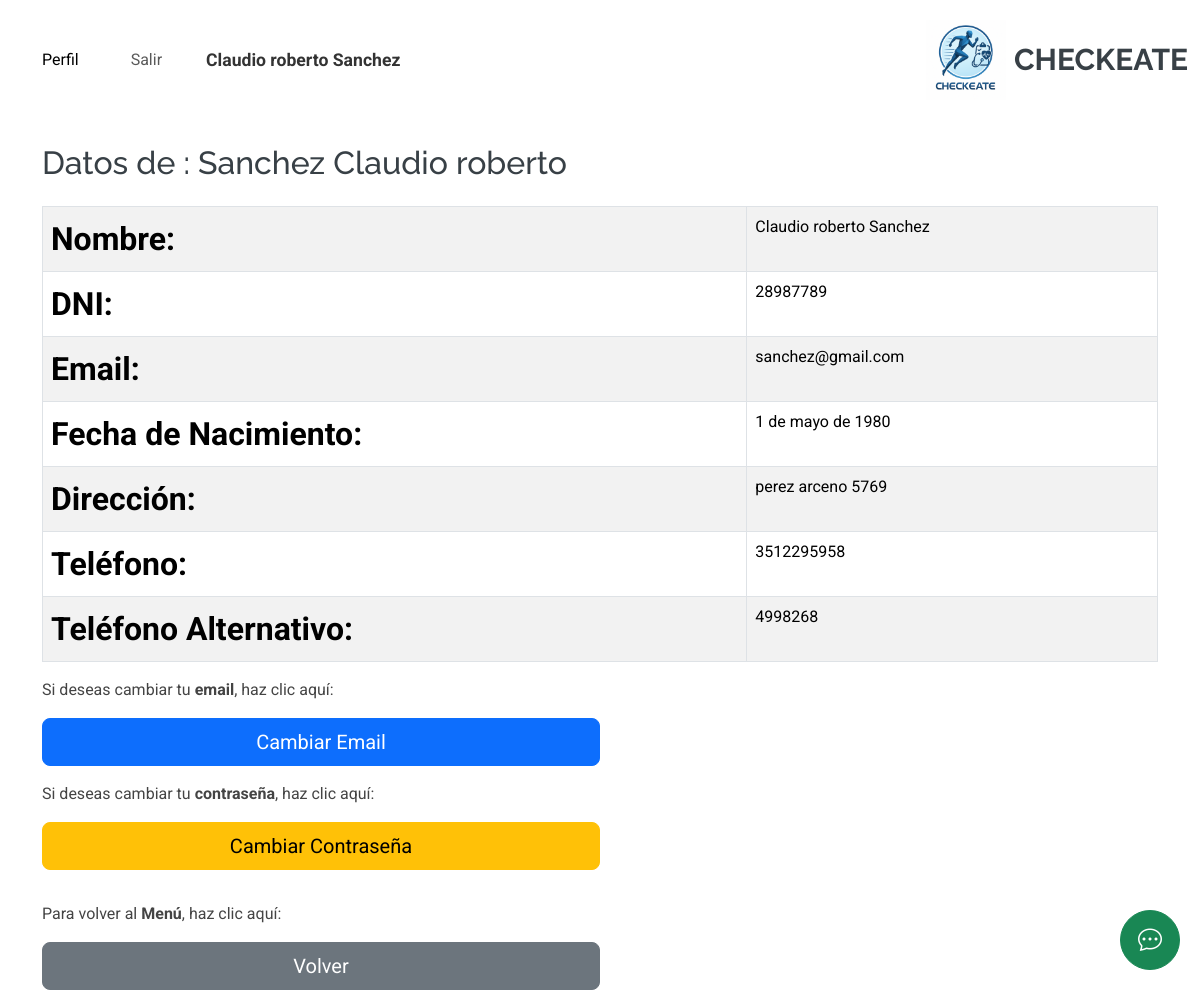
Page /persona/perfil/ (signed in) on the committed database.
### account/models.py (models this page shows, shortened)
class Profile(models.Model):
    user = models.ForeignKey(settings.AUTH_USER_MODEL, on_delete=models.CASCADE)  # Permitir múltiples perfiles para un usuario
    nombre = models.CharField(max_length=30, blank=True, null=True)
    apellido = models.CharField(max_length=30, blank=True, null=True)
    dni = models.CharField(max_length=15, blank=True, null=True)
    fecha_nacimiento = models.DateField(blank=True, null=True)
    email = models.EmailField(max_length=254)  # Eliminar unique=True para permitir múltiples perfiles con el mismo email
    rol = models.CharField(
        max_length=20,
        choices=[
            ('jugador', 'Jugador'),
            ('medico', 'Médico'),
            ('representante', 'Representante'),
            ('colegio' , 'Colegio'),
            ('estudiante', 'Estudiante'),
        ],
        default='jugador'
    )
    class Meta:
        unique_together = ('user', 'rol')  # Garantiza que un usuario solo tenga un perfil por rol

### persona/models.py (models this page shows, shortened)
class Persona(models.Model):
    profile = models.OneToOneField(Profile, on_delete=models.CASCADE)
    direccion = models.CharField(max_length=255, blank=True, null=True)
    telefono = models.CharField(max_length=15, blank=True, null=True)
    telefono_alternativo = models.CharField(max_length=15, blank=True, null=True)

### persona/views.py (the view)
# urls.py: path('perfil/', views.perfil, name='perfil'),
@login_required
def perfil(request):
    profile_id = request.session.get("user_profile_id")
    profile = Profile.objects.filter(id=profile_id).first()
    if not profile:
        return HttpResponse("No se pudo cargar el perfil.", status=404)
    persona = getattr(profile, 'persona', None)
    jugador = getattr(persona, 'jugador', None) if persona else None
    return render(request, 'persona/perfil.html', {
        'profile': profile,
        'persona': persona,
        'jugador': jugador,
    })

### persona/templates/persona/perfil.html
{% extends 'core/base.html' %}
{% block content %}
    <div class="container mt-4">
        <h2 class="mb-4">Datos de :  {{ profile.apellido }}  {{ profile.nombre }} </h2>
        <div class="table-responsive">
            <table class="table table-bordered table-striped">
                <tbody>
                    <tr>
                        <th>Nombre:</th>
                        <td>{{ profile.nombre }} {{ profile.apellido }}</td>
                    </tr>
                    <tr>
                        <th>DNI:</th>
                        <td>{{ profile.dni }}</td>
                    </tr>
                    <tr>
                        <th>Email:</th>
                        <td>{{ profile.email }}</td>
                    </tr>
                    <tr>
                        <th>Fecha de Nacimiento:</th>
                        <td>{{ profile.fecha_nacimiento }}</td>
                    </tr>
                    <tr>
                        <th>Dirección:</th>
                        <td>{{ persona.direccion }}</td>
                    </tr>
                    <tr>
                        <th>Teléfono:</th>
                        <td>{{ persona.telefono }}</td>
                    </tr>
                    <tr>
                        <th>Teléfono Alternativo:</th>
                        <td>{{ persona.telefono_alternativo }}</td>
                    </tr>
                </tbody>
            </table>
        </div>
        <div class="d-flex flex-column align-items-start">
            <p>Si deseas cambiar tu <strong>email</strong>, haz clic aquí:</p>
            <a href="{% url 'modificar_email' %}" class="btn btn-primary btn-lg mb-3 w-50">Cambiar Email</a>
            <p>Si deseas cambiar tu <strong>contraseña</strong>, haz clic aquí:</p>
            <a href="{% url 'modificar_contrasena' %}" class="btn btn-warning btn-lg w-50 mb-3">Cambiar Contraseña</a>
        </div>
        <div class="mt-3">
            <p>Para volver al <strong>Menú</strong>, haz clic aquí:</p>
            {% if profile.rol == 'jugador' %}
                <a href="{% url 'menu_jugador' %}" class="btn btn-secondary btn-lg w-50">Volver</a>
            {% elif profile.rol == 'medico' %}
                <a href="{% url 'medico_home' %}" class="btn btn-secondary btn-lg w-50">Volver</a>
            {% elif profile.rol == 'representante' %}
                <a href="{% url 'representante_home' %}" class="btn btn-secondary btn-lg w-50">Volver</a>
            {% else %}
                <a href="{% url 'menu_jugador' %}" class="btn btn-secondary btn-lg w-50">Volver</a>
            {% endif %}
        </div>
    </div>
{% endblock %}

### core/templates/core/base.html (shortened to what this page needs)
<!DOCTYPE html>
<html lang="en">
<head>
    {% load static %}
    <link rel="stylesheet" href="https://cdnjs.cloudflare.com/ajax/libs/font-awesome/5.15.4/css/all.min.css">
    <link href="https://cdn.jsdelivr.net/npm/bootstrap@5.3.0-alpha1/dist/css/bootstrap.min.css" rel="stylesheet">
    <link href="{% static 'core/vendor/bootstrap/css/bootstrap.min.css' %}" rel="stylesheet">
    <link href="{% static 'core/vendor/bootstrap-icons/bootstrap-icons.css' %}" rel="stylesheet">
    <link href="{% static 'core/vendor/aos/aos.css' %}" rel="stylesheet">
    <link href="{% static 'core/vendor/glightbox/css/glightbox.min.css' %}" rel="stylesheet">
    <link href="{% static 'core/vendor/swiper/swiper-bundle.min.css' %}" rel="stylesheet">
    <link href="{% static 'core/css/main.css' %}" rel="stylesheet">
</head>
<body class="index-page">
  {% if request.path != '/account/login/' and request.path != '/account/register/' and request.path != '/account/register_alumnos/' %}
    <header id="header" class="header d-flex align-items-center sticky-top">
        <div class="container-fluid position-relative d-flex align-items-center justify-content-between">
                <a href="{% url 'home' %}" class="logo d-flex align-items-center me-auto me-xl-0">
                    <img src="{% static 'core/img/milogo3.png' %}" alt="Logo"  >
                    <h1 class="sitename" >CHECKEATE</h1>
                </a>
                <nav id="navmenu" class="navbar navbar-expand-lg navbar-light bg-white">
                    <div class="container-fluid">
                        <div class="collapse navbar-collapse" id="navbarNav">
                            <ul class="navbar-nav ms-auto align-items-center">
                                {% if request.path != '/account/login/' %}
                                    {% if user.is_authenticated %}
                                        <li class="nav-item me-3">
                                            <a href="{% url 'perfil' %}" class="nav-link active">Perfil</a>
                                        </li>
                                        <li class="nav-item me-3">
                                            <button type="button" class="btn btn-link nav-link" data-bs-toggle="modal" data-bs-target="#logoutModal">
                                                Salir
                                            </button>
                                        </li>
                                        <li class="nav-item">
                                            <span class="navbar-text fw-bold">
                                                {{ profile.nombre }} {{ profile.apellido }}
                                            </span>
                                        </li>
                                        {% if profile.rol == 'jugador' %}
                                            <li class="nav-item me-3">
                                                <a href="{% url 'menu_jugador' %}" class="nav-link"></a>
                                            </li>
                                        {% endif %}
                                    {% else %}
                                        <li class="nav-item me-3">
                                            <a href="{% url 'login' %}" class="nav-link">Iniciar Sesión</a>
                                        </li>
                                    {% endif %}
                                {% endif %}
                            </ul>
                        </div>
                    </div>
                </nav>
        </div>
    </header>
    {% endif %}
    {% block content %}{% endblock %}
<div id="chatbot-boton" onclick="abrirChat()" class="btn btn-success rounded-circle d-flex justify-content-center align-items-center" style="position: fixed; bottom: 20px; right: 20px; width: 60px; height: 60px; z-index: 1050;">
    <i class="bi bi-chat-dots" style="font-size: 1.5rem;"></i>
  </div>
  <link rel="stylesheet" href="https://cdn.jsdelivr.net/npm/bootstrap-icons@1.10.5/font/bootstrap-icons.css">
</body>
</html>

### core/static/core/css/main.css (style rules this page uses)
:root { --default-font: "Roboto", system-ui, -apple-system, "Segoe UI", Roboto, "Helvetica Neue", Arial, "Noto Sans", "Liberation Sans", sans-serif, "Apple Color Emoji", "Segoe UI Emoji", "Segoe UI Symbol", "Noto Color Emoji"; --heading-font: "Raleway", sans-serif; --nav-font: "Poppins", sans-serif; }
:root { --background-color: #ffffff; --default-color: #444444; --heading-color: #384046; --accent-color: #3498db; --surface-color: #ffffff; --contrast-color: #ffffff; }
:root { --nav-color: #444444; --nav-hover-color: #3498db; --nav-mobile-background-color: #ffffff; --nav-dropdown-background-color: #ffffff; --nav-dropdown-color: #444444; --nav-dropdown-hover-color: #3498db; }
:root { scroll-behavior: smooth; }
body { color: var(--default-color); background-color: var(--background-color); font-family: var(--default-font); }
a { color: var(--accent-color); text-decoration: none; transition: 0.3s; }
h1, h2, h3, h4, h5, h6 { color: var(--heading-color); font-family: var(--heading-font); }
.header { color: var(--default-color); background-color: var(--background-color); padding: 20px 0; transition: all 0.5s; z-index: 997; }
.header .logo { line-height: 1; }
.header .logo img { max-height: 80px; margin-right: 8px; }
.header .logo h1 { font-size: 30px; margin: 0; font-weight: 700; color: var(--heading-color); }
@media (max-width: 1200px) { .header .logo { order: 1; } }
table th:first-child { text-align: left; font-size: 2rem; }
.navbar-nav .nav-link { transition: none; }
#navmenu { background-color: #f8f9fa; }
#navmenu .navbar-text { color: #333; font-size: 1.1rem; }
#navmenu .nav-item { padding: 0 10px; }

### rows in the picture
Profile: nombre "Claudio roberto", apellido "Sanchez", dni "28987789", email "sanchez@gmail.com", fecha_nacimiento "1 de mayo de 1980"
Persona: direccion "perez arceno 5769", telefono "3512295958", telefono_alternativo "4998268"
